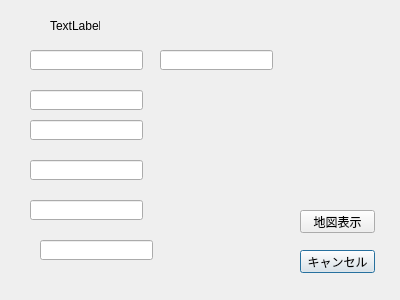
<?xml version="1.0" encoding="UTF-8"?>
<ui version="4.0">
 <class>Dialog</class>
 <widget class="QDialog" name="Dialog">
  <property name="geometry">
   <rect>
    <x>0</x>
    <y>0</y>
    <width>400</width>
    <height>300</height>
   </rect>
  </property>
  <property name="windowTitle">
   <string>Dialog</string>
  </property>
  <widget class="QPushButton" name="btn_cancel">
   <property name="geometry">
    <rect>
     <x>300</x>
     <y>250</y>
     <width>75</width>
     <height>23</height>
    </rect>
   </property>
   <property name="text">
    <string>キャンセル</string>
   </property>
  </widget>
  <widget class="QLineEdit" name="txt_jitikai">
   <property name="geometry">
    <rect>
     <x>160</x>
     <y>50</y>
     <width>113</width>
     <height>20</height>
    </rect>
   </property>
  </widget>
  <widget class="QLineEdit" name="txt_kumi">
   <property name="geometry">
    <rect>
     <x>30</x>
     <y>50</y>
     <width>113</width>
     <height>20</height>
    </rect>
   </property>
  </widget>
  <widget class="QLineEdit" name="txt_han">
   <property name="geometry">
    <rect>
     <x>30</x>
     <y>90</y>
     <width>113</width>
     <height>20</height>
    </rect>
   </property>
  </widget>
  <widget class="QLineEdit" name="txt_name">
   <property name="geometry">
    <rect>
     <x>30</x>
     <y>120</y>
     <width>113</width>
     <height>20</height>
    </rect>
   </property>
  </widget>
  <widget class="QLineEdit" name="txt_address">
   <property name="geometry">
    <rect>
     <x>30</x>
     <y>160</y>
     <width>113</width>
     <height>20</height>
    </rect>
   </property>
  </widget>
  <widget class="QLineEdit" name="txt_tel1">
   <property name="geometry">
    <rect>
     <x>30</x>
     <y>200</y>
     <width>113</width>
     <height>20</height>
    </rect>
   </property>
  </widget>
  <widget class="QLineEdit" name="txt_tel2">
   <property name="geometry">
    <rect>
     <x>40</x>
     <y>240</y>
     <width>113</width>
     <height>20</height>
    </rect>
   </property>
  </widget>
  <widget class="QLabel" name="lbl_no">
   <property name="geometry">
    <rect>
     <x>50</x>
     <y>20</y>
     <width>50</width>
     <height>12</height>
    </rect>
   </property>
   <property name="text">
    <string>TextLabel</string>
   </property>
  </widget>
  <widget class="QPushButton" name="btnMap">
   <property name="geometry">
    <rect>
     <x>300</x>
     <y>210</y>
     <width>75</width>
     <height>23</height>
    </rect>
   </property>
   <property name="text">
    <string>地図表示</string>
   </property>
  </widget>
 </widget>
 <resources/>
 <connections>
  <connection>
   <sender>btn_cancel</sender>
   <signal>clicked()</signal>
   <receiver>Dialog</receiver>
   <slot>close()</slot>
   <hints>
    <hint type="sourcelabel">
     <x>312</x>
     <y>256</y>
    </hint>
    <hint type="destinationlabel">
     <x>385</x>
     <y>270</y>
    </hint>
   </hints>
  </connection>
  <connection>
   <sender>btnMap</sender>
   <signal>clicked()</signal>
   <receiver>Dialog</receiver>
   <slot>map_show()</slot>
   <hints>
    <hint type="sourcelabel">
     <x>344</x>
     <y>225</y>
    </hint>
    <hint type="destinationlabel">
     <x>342</x>
     <y>181</y>
    </hint>
   </hints>
  </connection>
 </connections>
 <slots>
  <slot>map_show()</slot>
 </slots>
</ui>
